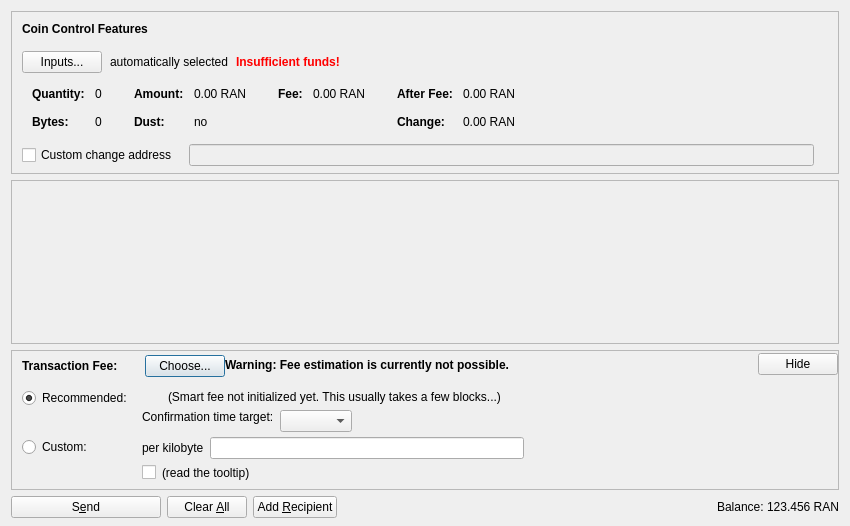
<?xml version="1.0" encoding="UTF-8"?>
<ui version="4.0">
 <class>SendCoinsDialog</class>
 <widget class="QDialog" name="SendCoinsDialog">
  <property name="geometry">
   <rect>
    <x>0</x>
    <y>0</y>
    <width>850</width>
    <height>526</height>
   </rect>
  </property>
  <property name="windowTitle">
   <string>Send Coins</string>
  </property>
  <layout class="QVBoxLayout" name="verticalLayout" stretch="0,1,0,0">
   <property name="bottomMargin">
    <number>8</number>
   </property>
   <item>
    <widget class="QFrame" name="frameCoinControl">
     <property name="sizePolicy">
      <sizepolicy hsizetype="Expanding" vsizetype="Expanding">
       <horstretch>0</horstretch>
       <verstretch>0</verstretch>
      </sizepolicy>
     </property>
     <property name="maximumSize">
      <size>
       <width>16777215</width>
       <height>16777215</height>
      </size>
     </property>
     <property name="frameShape">
      <enum>QFrame::StyledPanel</enum>
     </property>
     <property name="frameShadow">
      <enum>QFrame::Sunken</enum>
     </property>
     <layout class="QVBoxLayout" name="verticalLayoutCoinControl2">
      <property name="spacing">
       <number>0</number>
      </property>
      <property name="leftMargin">
       <number>0</number>
      </property>
      <property name="topMargin">
       <number>0</number>
      </property>
      <property name="rightMargin">
       <number>0</number>
      </property>
      <property name="bottomMargin">
       <number>6</number>
      </property>
      <item>
       <layout class="QVBoxLayout" name="verticalLayoutCoinControl" stretch="0,0,0,0,1">
        <property name="spacing">
         <number>0</number>
        </property>
        <property name="leftMargin">
         <number>10</number>
        </property>
        <property name="topMargin">
         <number>10</number>
        </property>
        <item>
         <layout class="QHBoxLayout" name="horizontalLayoutCoinControl1">
          <property name="bottomMargin">
           <number>15</number>
          </property>
          <item>
           <widget class="QLabel" name="labelCoinControlFeatures">
            <property name="sizePolicy">
             <sizepolicy hsizetype="Preferred" vsizetype="Maximum">
              <horstretch>0</horstretch>
              <verstretch>0</verstretch>
             </sizepolicy>
            </property>
            <property name="font">
             <font>
              <weight>75</weight>
              <bold>true</bold>
             </font>
            </property>
            <property name="styleSheet">
             <string notr="true">font-weight:bold;</string>
            </property>
            <property name="text">
             <string>Coin Control Features</string>
            </property>
           </widget>
          </item>
         </layout>
        </item>
        <item>
         <layout class="QHBoxLayout" name="horizontalLayoutCoinControl2" stretch="0,0,0,0">
          <property name="spacing">
           <number>8</number>
          </property>
          <property name="bottomMargin">
           <number>10</number>
          </property>
          <item>
           <widget class="QPushButton" name="pushButtonCoinControl">
            <property name="styleSheet">
             <string notr="true"/>
            </property>
            <property name="text">
             <string>Inputs...</string>
            </property>
            <property name="autoDefault">
             <bool>false</bool>
            </property>
           </widget>
          </item>
          <item>
           <widget class="QLabel" name="labelCoinControlAutomaticallySelected">
            <property name="text">
             <string>automatically selected</string>
            </property>
            <property name="margin">
             <number>5</number>
            </property>
           </widget>
          </item>
          <item>
           <widget class="QLabel" name="labelCoinControlInsuffFunds">
            <property name="font">
             <font>
              <weight>75</weight>
              <bold>true</bold>
             </font>
            </property>
            <property name="styleSheet">
             <string notr="true">color:red;font-weight:bold;</string>
            </property>
            <property name="text">
             <string>Insufficient funds!</string>
            </property>
            <property name="margin">
             <number>5</number>
            </property>
           </widget>
          </item>
          <item>
           <spacer name="horizontalSpacerCoinControl">
            <property name="orientation">
             <enum>Qt::Horizontal</enum>
            </property>
            <property name="sizeHint" stdset="0">
             <size>
              <width>40</width>
              <height>1</height>
             </size>
            </property>
           </spacer>
          </item>
         </layout>
        </item>
        <item>
         <widget class="QWidget" name="widgetCoinControl" native="true">
          <property name="sizePolicy">
           <sizepolicy hsizetype="Preferred" vsizetype="Preferred">
            <horstretch>0</horstretch>
            <verstretch>0</verstretch>
           </sizepolicy>
          </property>
          <property name="minimumSize">
           <size>
            <width>0</width>
            <height>0</height>
           </size>
          </property>
          <property name="styleSheet">
           <string notr="true"/>
          </property>
          <layout class="QHBoxLayout" name="horizontalLayoutCoinControl5">
           <property name="leftMargin">
            <number>0</number>
           </property>
           <property name="topMargin">
            <number>0</number>
           </property>
           <property name="rightMargin">
            <number>0</number>
           </property>
           <property name="bottomMargin">
            <number>0</number>
           </property>
           <item>
            <layout class="QHBoxLayout" name="horizontalLayoutCoinControl3" stretch="0,0,0,1">
             <property name="spacing">
              <number>20</number>
             </property>
             <property name="topMargin">
              <number>0</number>
             </property>
             <property name="bottomMargin">
              <number>10</number>
             </property>
             <item>
              <layout class="QFormLayout" name="formLayoutCoinControl1">
               <property name="horizontalSpacing">
                <number>10</number>
               </property>
               <property name="verticalSpacing">
                <number>14</number>
               </property>
               <property name="leftMargin">
                <number>10</number>
               </property>
               <property name="topMargin">
                <number>4</number>
               </property>
               <property name="rightMargin">
                <number>6</number>
               </property>
               <item row="0" column="0">
                <widget class="QLabel" name="labelCoinControlQuantityText">
                 <property name="font">
                  <font>
                   <weight>75</weight>
                   <bold>true</bold>
                  </font>
                 </property>
                 <property name="text">
                  <string>Quantity:</string>
                 </property>
                 <property name="margin">
                  <number>0</number>
                 </property>
                </widget>
               </item>
               <item row="0" column="1">
                <widget class="QLabel" name="labelCoinControlQuantity">
                 <property name="cursor">
                  <cursorShape>IBeamCursor</cursorShape>
                 </property>
                 <property name="contextMenuPolicy">
                  <enum>Qt::ActionsContextMenu</enum>
                 </property>
                 <property name="text">
                  <string notr="true">0</string>
                 </property>
                 <property name="margin">
                  <number>0</number>
                 </property>
                 <property name="textInteractionFlags">
                  <set>Qt::LinksAccessibleByMouse|Qt::TextSelectableByKeyboard|Qt::TextSelectableByMouse</set>
                 </property>
                </widget>
               </item>
               <item row="1" column="0">
                <widget class="QLabel" name="labelCoinControlBytesText">
                 <property name="font">
                  <font>
                   <weight>75</weight>
                   <bold>true</bold>
                  </font>
                 </property>
                 <property name="text">
                  <string>Bytes:</string>
                 </property>
                </widget>
               </item>
               <item row="1" column="1">
                <widget class="QLabel" name="labelCoinControlBytes">
                 <property name="cursor">
                  <cursorShape>IBeamCursor</cursorShape>
                 </property>
                 <property name="contextMenuPolicy">
                  <enum>Qt::ActionsContextMenu</enum>
                 </property>
                 <property name="text">
                  <string notr="true">0</string>
                 </property>
                 <property name="textInteractionFlags">
                  <set>Qt::LinksAccessibleByMouse|Qt::TextSelectableByKeyboard|Qt::TextSelectableByMouse</set>
                 </property>
                </widget>
               </item>
              </layout>
             </item>
             <item>
              <layout class="QFormLayout" name="formLayoutCoinControl2">
               <property name="horizontalSpacing">
                <number>10</number>
               </property>
               <property name="verticalSpacing">
                <number>14</number>
               </property>
               <property name="leftMargin">
                <number>6</number>
               </property>
               <property name="topMargin">
                <number>4</number>
               </property>
               <property name="rightMargin">
                <number>6</number>
               </property>
               <item row="0" column="0">
                <widget class="QLabel" name="labelCoinControlAmountText">
                 <property name="font">
                  <font>
                   <weight>75</weight>
                   <bold>true</bold>
                  </font>
                 </property>
                 <property name="text">
                  <string>Amount:</string>
                 </property>
                 <property name="margin">
                  <number>0</number>
                 </property>
                </widget>
               </item>
               <item row="0" column="1">
                <widget class="QLabel" name="labelCoinControlAmount">
                 <property name="cursor">
                  <cursorShape>IBeamCursor</cursorShape>
                 </property>
                 <property name="contextMenuPolicy">
                  <enum>Qt::ActionsContextMenu</enum>
                 </property>
                 <property name="text">
                  <string notr="true">0.00 RAN</string>
                 </property>
                 <property name="textInteractionFlags">
                  <set>Qt::LinksAccessibleByMouse|Qt::TextSelectableByKeyboard|Qt::TextSelectableByMouse</set>
                 </property>
                </widget>
               </item>
               <item row="1" column="0">
                <widget class="QLabel" name="labelCoinControlLowOutputText">
                 <property name="font">
                  <font>
                   <weight>75</weight>
                   <bold>true</bold>
                  </font>
                 </property>
                 <property name="text">
                  <string>Dust:</string>
                 </property>
                </widget>
               </item>
               <item row="1" column="1">
                <widget class="QLabel" name="labelCoinControlLowOutput">
                 <property name="cursor">
                  <cursorShape>IBeamCursor</cursorShape>
                 </property>
                 <property name="contextMenuPolicy">
                  <enum>Qt::ActionsContextMenu</enum>
                 </property>
                 <property name="text">
                  <string notr="true">no</string>
                 </property>
                 <property name="textInteractionFlags">
                  <set>Qt::LinksAccessibleByMouse|Qt::TextSelectableByKeyboard|Qt::TextSelectableByMouse</set>
                 </property>
                </widget>
               </item>
              </layout>
             </item>
             <item>
              <layout class="QFormLayout" name="formLayoutCoinControl3">
               <property name="horizontalSpacing">
                <number>10</number>
               </property>
               <property name="verticalSpacing">
                <number>14</number>
               </property>
               <property name="leftMargin">
                <number>6</number>
               </property>
               <property name="topMargin">
                <number>4</number>
               </property>
               <property name="rightMargin">
                <number>6</number>
               </property>
               <item row="0" column="0">
                <widget class="QLabel" name="labelCoinControlFeeText">
                 <property name="font">
                  <font>
                   <weight>75</weight>
                   <bold>true</bold>
                  </font>
                 </property>
                 <property name="text">
                  <string>Fee:</string>
                 </property>
                 <property name="margin">
                  <number>0</number>
                 </property>
                </widget>
               </item>
               <item row="0" column="1">
                <widget class="QLabel" name="labelCoinControlFee">
                 <property name="cursor">
                  <cursorShape>IBeamCursor</cursorShape>
                 </property>
                 <property name="contextMenuPolicy">
                  <enum>Qt::ActionsContextMenu</enum>
                 </property>
                 <property name="text">
                  <string notr="true">0.00 RAN</string>
                 </property>
                 <property name="textInteractionFlags">
                  <set>Qt::LinksAccessibleByMouse|Qt::TextSelectableByKeyboard|Qt::TextSelectableByMouse</set>
                 </property>
                </widget>
               </item>
              </layout>
             </item>
             <item>
              <layout class="QFormLayout" name="formLayoutCoinControl4">
               <property name="horizontalSpacing">
                <number>10</number>
               </property>
               <property name="verticalSpacing">
                <number>14</number>
               </property>
               <property name="leftMargin">
                <number>6</number>
               </property>
               <property name="topMargin">
                <number>4</number>
               </property>
               <property name="rightMargin">
                <number>6</number>
               </property>
               <item row="0" column="0">
                <widget class="QLabel" name="labelCoinControlAfterFeeText">
                 <property name="font">
                  <font>
                   <weight>75</weight>
                   <bold>true</bold>
                  </font>
                 </property>
                 <property name="text">
                  <string>After Fee:</string>
                 </property>
                 <property name="margin">
                  <number>0</number>
                 </property>
                </widget>
               </item>
               <item row="0" column="1">
                <widget class="QLabel" name="labelCoinControlAfterFee">
                 <property name="cursor">
                  <cursorShape>IBeamCursor</cursorShape>
                 </property>
                 <property name="contextMenuPolicy">
                  <enum>Qt::ActionsContextMenu</enum>
                 </property>
                 <property name="text">
                  <string notr="true">0.00 RAN</string>
                 </property>
                 <property name="textInteractionFlags">
                  <set>Qt::LinksAccessibleByMouse|Qt::TextSelectableByKeyboard|Qt::TextSelectableByMouse</set>
                 </property>
                </widget>
               </item>
               <item row="1" column="0">
                <widget class="QLabel" name="labelCoinControlChangeText">
                 <property name="font">
                  <font>
                   <weight>75</weight>
                   <bold>true</bold>
                  </font>
                 </property>
                 <property name="text">
                  <string>Change:</string>
                 </property>
                </widget>
               </item>
               <item row="1" column="1">
                <widget class="QLabel" name="labelCoinControlChange">
                 <property name="cursor">
                  <cursorShape>IBeamCursor</cursorShape>
                 </property>
                 <property name="contextMenuPolicy">
                  <enum>Qt::ActionsContextMenu</enum>
                 </property>
                 <property name="text">
                  <string notr="true">0.00 RAN</string>
                 </property>
                 <property name="textInteractionFlags">
                  <set>Qt::LinksAccessibleByMouse|Qt::TextSelectableByKeyboard|Qt::TextSelectableByMouse</set>
                 </property>
                </widget>
               </item>
              </layout>
             </item>
            </layout>
           </item>
          </layout>
         </widget>
        </item>
        <item>
         <layout class="QHBoxLayout" name="horizontalLayoutCoinControl4" stretch="0,0,0">
          <property name="spacing">
           <number>12</number>
          </property>
          <property name="sizeConstraint">
           <enum>QLayout::SetDefaultConstraint</enum>
          </property>
          <property name="topMargin">
           <number>5</number>
          </property>
          <property name="rightMargin">
           <number>5</number>
          </property>
          <item>
           <widget class="QCheckBox" name="checkBoxCoinControlChange">
            <property name="toolTip">
             <string>If this is activated, but the change address is empty or invalid, change will be sent to a newly generated address.</string>
            </property>
            <property name="text">
             <string>Custom change address</string>
            </property>
           </widget>
          </item>
          <item>
           <widget class="QValidatedLineEdit" name="lineEditCoinControlChange">
            <property name="enabled">
             <bool>false</bool>
            </property>
            <property name="sizePolicy">
             <sizepolicy hsizetype="Expanding" vsizetype="Fixed">
              <horstretch>0</horstretch>
              <verstretch>0</verstretch>
             </sizepolicy>
            </property>
           </widget>
          </item>
          <item>
           <widget class="QLabel" name="labelCoinControlChangeLabel">
            <property name="sizePolicy">
             <sizepolicy hsizetype="Preferred" vsizetype="Expanding">
              <horstretch>0</horstretch>
              <verstretch>0</verstretch>
             </sizepolicy>
            </property>
            <property name="minimumSize">
             <size>
              <width>0</width>
              <height>0</height>
             </size>
            </property>
            <property name="text">
             <string/>
            </property>
            <property name="margin">
             <number>3</number>
            </property>
           </widget>
          </item>
         </layout>
        </item>
        <item>
         <spacer name="verticalSpacerCoinControl">
          <property name="orientation">
           <enum>Qt::Vertical</enum>
          </property>
          <property name="sizeHint" stdset="0">
           <size>
            <width>800</width>
            <height>1</height>
           </size>
          </property>
         </spacer>
        </item>
       </layout>
      </item>
     </layout>
    </widget>
   </item>
   <item>
    <widget class="QScrollArea" name="scrollArea">
     <property name="widgetResizable">
      <bool>true</bool>
     </property>
     <widget class="QWidget" name="scrollAreaWidgetContents">
      <property name="geometry">
       <rect>
        <x>0</x>
        <y>0</y>
        <width>830</width>
        <height>104</height>
       </rect>
      </property>
      <layout class="QVBoxLayout" name="verticalLayout_2" stretch="0,1">
       <property name="leftMargin">
        <number>0</number>
       </property>
       <property name="topMargin">
        <number>0</number>
       </property>
       <property name="rightMargin">
        <number>0</number>
       </property>
       <property name="bottomMargin">
        <number>0</number>
       </property>
       <item>
        <layout class="QVBoxLayout" name="entries">
         <property name="spacing">
          <number>6</number>
         </property>
        </layout>
       </item>
       <item>
        <spacer name="verticalSpacer">
         <property name="orientation">
          <enum>Qt::Vertical</enum>
         </property>
         <property name="sizeHint" stdset="0">
          <size>
           <width>20</width>
           <height>40</height>
          </size>
         </property>
        </spacer>
       </item>
      </layout>
     </widget>
    </widget>
   </item>
   <item>
    <widget class="QFrame" name="frameFee">
     <property name="sizePolicy">
      <sizepolicy hsizetype="Expanding" vsizetype="Expanding">
       <horstretch>0</horstretch>
       <verstretch>0</verstretch>
      </sizepolicy>
     </property>
     <property name="maximumSize">
      <size>
       <width>16777215</width>
       <height>16777215</height>
      </size>
     </property>
     <property name="frameShape">
      <enum>QFrame::StyledPanel</enum>
     </property>
     <property name="frameShadow">
      <enum>QFrame::Sunken</enum>
     </property>
     <layout class="QVBoxLayout" name="verticalLayoutFee1">
      <property name="spacing">
       <number>0</number>
      </property>
      <property name="leftMargin">
       <number>0</number>
      </property>
      <property name="topMargin">
       <number>0</number>
      </property>
      <property name="rightMargin">
       <number>0</number>
      </property>
      <property name="bottomMargin">
       <number>0</number>
      </property>
      <item>
       <layout class="QVBoxLayout" name="verticalLayoutFee2" stretch="0,0,0">
        <property name="spacing">
         <number>0</number>
        </property>
        <property name="leftMargin">
         <number>10</number>
        </property>
        <property name="topMargin">
         <number>0</number>
        </property>
        <item>
         <layout class="QHBoxLayout" name="horizontalLayoutFee1">
          <property name="bottomMargin">
           <number>0</number>
          </property>
          <item>
           <layout class="QVBoxLayout" name="verticalLayoutFee7">
            <property name="spacing">
             <number>0</number>
            </property>
            <item>
             <spacer name="verticalSpacerSmartFee">
              <property name="orientation">
               <enum>Qt::Vertical</enum>
              </property>
              <property name="sizeType">
               <enum>QSizePolicy::Fixed</enum>
              </property>
              <property name="sizeHint" stdset="0">
               <size>
                <width>1</width>
                <height>4</height>
               </size>
              </property>
             </spacer>
            </item>
            <item>
             <layout class="QHBoxLayout" name="horizontalLayoutSmartFee">
              <property name="spacing">
               <number>10</number>
              </property>
              <item>
               <widget class="QLabel" name="labelFeeHeadline">
                <property name="sizePolicy">
                 <sizepolicy hsizetype="Preferred" vsizetype="Maximum">
                  <horstretch>0</horstretch>
                  <verstretch>0</verstretch>
                 </sizepolicy>
                </property>
                <property name="font">
                 <font>
                  <weight>75</weight>
                  <bold>true</bold>
                 </font>
                </property>
                <property name="styleSheet">
                 <string notr="true">font-weight:bold;</string>
                </property>
                <property name="text">
                 <string>Transaction Fee:</string>
                </property>
               </widget>
              </item>
              <item>
               <widget class="QLabel" name="labelFeeMinimized">
                <property name="text">
                 <string/>
                </property>
               </widget>
              </item>
              <item>
               <widget class="QPushButton" name="buttonChooseFee">
                <property name="text">
                 <string>Choose...</string>
                </property>
               </widget>
              </item>
             </layout>
            </item>
            <item>
             <spacer name="verticalSpacer_5">
              <property name="orientation">
               <enum>Qt::Vertical</enum>
              </property>
              <property name="sizeHint" stdset="0">
               <size>
                <width>1</width>
                <height>1</height>
               </size>
              </property>
             </spacer>
            </item>
           </layout>
          </item>
          <item>
           <widget class="QLabel" name="fallbackFeeWarningLabel">
            <property name="toolTip">
             <string>Using the fallbackfee can result in sending a transaction that will take several hours or days (or never) to confirm. Consider choosing your fee manually or wait until you have validated the complete chain.</string>
            </property>
            <property name="font">
            <font>
                <weight>75</weight>
                <bold>true</bold>
            </font>
            </property>
            <property name="text">
             <string>Warning: Fee estimation is currently not possible.</string>
            </property>
            <property name="wordWrap">
             <bool>false</bool>
            </property>
           </widget>
          </item>
          <item>
           <spacer name="horizontalSpacer_4">
            <property name="orientation">
             <enum>Qt::Horizontal</enum>
            </property>
            <property name="sizeType">
             <enum>QSizePolicy::MinimumExpanding</enum>
            </property>
            <property name="sizeHint" stdset="0">
             <size>
              <width>40</width>
              <height>20</height>
             </size>
            </property>
           </spacer>
          </item>
          <item>
           <widget class="QPushButton" name="buttonMinimizeFee">
            <property name="toolTip">
             <string>collapse fee-settings</string>
            </property>
            <property name="text">
             <string>Hide</string>
            </property>
           </widget>
          </item>
         </layout>
        </item>
        <item>
         <widget class="QFrame" name="frameFeeSelection">
          <layout class="QVBoxLayout" name="verticalLayoutFee12">
           <property name="spacing">
            <number>0</number>
           </property>
           <property name="leftMargin">
            <number>0</number>
           </property>
           <property name="topMargin">
            <number>0</number>
           </property>
           <property name="rightMargin">
            <number>0</number>
           </property>
           <property name="bottomMargin">
            <number>0</number>
           </property>
           <item>
            <layout class="QGridLayout" name="gridLayoutFee">
             <property name="topMargin">
              <number>10</number>
             </property>
             <property name="bottomMargin">
              <number>4</number>
             </property>
             <property name="horizontalSpacing">
              <number>10</number>
             </property>
             <property name="verticalSpacing">
              <number>4</number>
             </property>
             <item row="1" column="1">
              <layout class="QVBoxLayout" name="verticalLayoutFee8">
               <property name="spacing">
                <number>6</number>
               </property>
               <item>
                <layout class="QHBoxLayout" name="horizontalLayoutFee13">
                 <item>
                  <widget class="QLabel" name="labelCustomPerKilobyte">
                   <property name="toolTip">
                    <string>If the custom fee is set to 1000 satoshis and the transaction is only 250 bytes, then &quot;per kilobyte&quot; only pays 250 satoshis in fee, while &quot;total at least&quot; pays 1000 satoshis. For transactions bigger than a kilobyte both pay by kilobyte.</string>
                   </property>
                   <property name="text">
                    <string>per kilobyte</string>
                   </property>
                  </widget>
                 </item>
                 <item>
                  <widget class="BitcoinAmountField" name="customFee"/>
                 </item>
                 <item>
                  <spacer name="horizontalSpacer_6">
                   <property name="orientation">
                    <enum>Qt::Horizontal</enum>
                   </property>
                   <property name="sizeHint" stdset="0">
                    <size>
                     <width>1</width>
                     <height>1</height>
                    </size>
                   </property>
                  </spacer>
                 </item>
                </layout>
               </item>
               <item>
                <layout class="QHBoxLayout" name="horizontalLayoutFee8">
                 <item>
                  <widget class="QCheckBox" name="checkBoxMinimumFee">
                   <property name="toolTip">
                    <string>Paying only the minimum fee is just fine as long as there is less transaction volume than space in the blocks. But be aware that this can end up in a never confirming transaction once there is more demand for riancoin transactions than the network can process.</string>
                   </property>
                   <property name="text">
                    <string/>
                   </property>
                  </widget>
                 </item>
                 <item>
                  <widget class="QLabel" name="labelMinFeeWarning">
                   <property name="enabled">
                    <bool>true</bool>
                   </property>
                   <property name="toolTip">
                    <string>Paying only the minimum fee is just fine as long as there is less transaction volume than space in the blocks. But be aware that this can end up in a never confirming transaction once there is more demand for riancoin transactions than the network can process.</string>
                   </property>
                   <property name="text">
                    <string>(read the tooltip)</string>
                   </property>
                   <property name="margin">
                    <number>5</number>
                   </property>
                  </widget>
                 </item>
                 <item>
                  <spacer name="horizontalSpacer_2">
                   <property name="orientation">
                    <enum>Qt::Horizontal</enum>
                   </property>
                   <property name="sizeHint" stdset="0">
                    <size>
                     <width>1</width>
                     <height>1</height>
                    </size>
                   </property>
                  </spacer>
                 </item>
                </layout>
               </item>
              </layout>
             </item>
             <item row="0" column="0">
              <layout class="QVBoxLayout" name="verticalLayoutFee4" stretch="0,1">
               <item>
                <widget class="QRadioButton" name="radioSmartFee">
                 <property name="text">
                  <string>Recommended:</string>
                 </property>
                 <property name="checked">
                  <bool>true</bool>
                 </property>
                 <attribute name="buttonGroup">
                  <string notr="true">groupFee</string>
                 </attribute>
                </widget>
               </item>
               <item>
                <spacer name="verticalSpacer_2">
                 <property name="orientation">
                  <enum>Qt::Vertical</enum>
                 </property>
                 <property name="sizeHint" stdset="0">
                  <size>
                   <width>1</width>
                   <height>1</height>
                  </size>
                 </property>
                </spacer>
               </item>
              </layout>
             </item>
             <item row="1" column="0">
              <layout class="QVBoxLayout" name="verticalLayoutFee9" stretch="0,1">
               <item>
                <widget class="QRadioButton" name="radioCustomFee">
                 <property name="text">
                  <string>Custom:</string>
                 </property>
                 <attribute name="buttonGroup">
                  <string notr="true">groupFee</string>
                 </attribute>
                </widget>
               </item>
               <item>
                <spacer name="verticalSpacer_6">
                 <property name="orientation">
                  <enum>Qt::Vertical</enum>
                 </property>
                 <property name="sizeHint" stdset="0">
                  <size>
                   <width>1</width>
                   <height>1</height>
                  </size>
                 </property>
                </spacer>
               </item>
              </layout>
             </item>
             <item row="0" column="1">
              <layout class="QVBoxLayout" name="verticalLayoutFee3" stretch="0,0,1">
               <property name="spacing">
                <number>6</number>
               </property>
               <property name="topMargin">
                <number>2</number>
               </property>
               <item>
                <layout class="QHBoxLayout" name="horizontalLayoutFee12">
                 <item>
                  <widget class="QLabel" name="labelSmartFee">
                   <property name="text">
                    <string/>
                   </property>
                   <property name="margin">
                    <number>2</number>
                   </property>
                  </widget>
                 </item>
                 <item>
                  <widget class="QLabel" name="labelFeeEstimation">
                   <property name="text">
                    <string/>
                   </property>
                  </widget>
                 </item>
                 <item>
                  <widget class="QLabel" name="labelSmartFee2">
                   <property name="text">
                    <string>(Smart fee not initialized yet. This usually takes a few blocks...)</string>
                   </property>
                   <property name="margin">
                    <number>2</number>
                   </property>
                  </widget>
                 </item>
                 <item>
                  <spacer name="horizontalSpacer_5">
                   <property name="orientation">
                    <enum>Qt::Horizontal</enum>
                   </property>
                   <property name="sizeHint" stdset="0">
                    <size>
                     <width>1</width>
                     <height>1</height>
                    </size>
                   </property>
                  </spacer>
                 </item>
                </layout>
               </item>
               <item>
                <layout class="QHBoxLayout" name="horizontalLayoutFee9">
                 <item>
                  <layout class="QVBoxLayout" name="verticalLayoutFee6">
                   <item>
                    <widget class="QLabel" name="labelSmartFee3">
                     <property name="text">
                      <string>Confirmation time target:</string>
                     </property>
                     <property name="margin">
                      <number>2</number>
                     </property>
                    </widget>
                   </item>
                   <item>
                    <spacer name="verticalSpacer_3">
                     <property name="orientation">
                      <enum>Qt::Vertical</enum>
                     </property>
                     <property name="sizeHint" stdset="0">
                      <size>
                       <width>1</width>
                       <height>1</height>
                      </size>
                     </property>
                    </spacer>
                   </item>
                  </layout>
                 </item>
                 <item>
                  <layout class="QVBoxLayout" name="verticalLayoutFee5">
                   <property name="rightMargin">
                    <number>30</number>
                   </property>
                   <item>
                    <layout class="QHBoxLayout" name="horizontalLayoutConfTarget">
                     <property name="bottomMargin">
                      <number>0</number>
                     </property>
                     <item>
                      <widget class="QComboBox" name="confTargetSelector"/>
                     </item>
                     <item>
                      <spacer name="horizontalSpacerConfTarget">
                       <property name="orientation">
                        <enum>Qt::Horizontal</enum>
                       </property>
                       <property name="sizeHint" stdset="0">
                        <size>
                         <width>40</width>
                         <height>20</height>
                        </size>
                       </property>
                      </spacer>
                     </item>
                    </layout>
                   </item>
                  </layout>
                 </item>
                </layout>
               </item>
               <item>
                <spacer name="verticalSpacer_4">
                 <property name="orientation">
                  <enum>Qt::Vertical</enum>
                 </property>
                 <property name="sizeHint" stdset="0">
                  <size>
                   <width>1</width>
                   <height>1</height>
                  </size>
                 </property>
                </spacer>
               </item>
              </layout>
             </item>
            </layout>
           </item>
          </layout>
         </widget>
        </item>
        <item>
         <spacer name="verticalSpacerFee">
          <property name="orientation">
           <enum>Qt::Vertical</enum>
          </property>
          <property name="sizeHint" stdset="0">
           <size>
            <width>40</width>
            <height>5</height>
           </size>
          </property>
         </spacer>
        </item>
       </layout>
      </item>
     </layout>
    </widget>
   </item>
   <item>
    <layout class="QHBoxLayout" name="horizontalLayout">
     <item>
      <widget class="QPushButton" name="sendButton">
       <property name="minimumSize">
        <size>
         <width>150</width>
         <height>0</height>
        </size>
       </property>
       <property name="toolTip">
        <string>Confirm the send action</string>
       </property>
       <property name="text">
        <string>S&amp;end</string>
       </property>
       <property name="icon">
        <iconset resource="../bitcoin.qrc">
         <normaloff>:/icons/send</normaloff>:/icons/send</iconset>
       </property>
       <property name="autoDefault">
        <bool>false</bool>
       </property>
       <property name="default">
        <bool>false</bool>
       </property>
      </widget>
     </item>
     <item>
      <widget class="QPushButton" name="clearButton">
       <property name="sizePolicy">
        <sizepolicy hsizetype="Minimum" vsizetype="Fixed">
         <horstretch>0</horstretch>
         <verstretch>0</verstretch>
        </sizepolicy>
       </property>
       <property name="toolTip">
        <string>Clear all fields of the form.</string>
       </property>
       <property name="text">
        <string>Clear &amp;All</string>
       </property>
       <property name="icon">
        <iconset resource="../bitcoin.qrc">
         <normaloff>:/icons/remove</normaloff>:/icons/remove</iconset>
       </property>
       <property name="autoDefault">
        <bool>false</bool>
       </property>
      </widget>
     </item>
     <item>
      <widget class="QPushButton" name="addButton">
       <property name="toolTip">
        <string>Send to multiple recipients at once</string>
       </property>
       <property name="text">
        <string>Add &amp;Recipient</string>
       </property>
       <property name="icon">
        <iconset resource="../bitcoin.qrc">
         <normaloff>:/icons/add</normaloff>:/icons/add</iconset>
       </property>
       <property name="autoDefault">
        <bool>false</bool>
       </property>
      </widget>
     </item>
     <item>
      <spacer name="horizontalSpacer">
       <property name="orientation">
        <enum>Qt::Horizontal</enum>
       </property>
       <property name="sizeHint" stdset="0">
        <size>
         <width>40</width>
         <height>20</height>
        </size>
       </property>
      </spacer>
     </item>
     <item>
      <layout class="QHBoxLayout" name="horizontalLayout_2">
       <property name="spacing">
        <number>3</number>
       </property>
       <item>
        <widget class="QLabel" name="label">
         <property name="sizePolicy">
          <sizepolicy hsizetype="Preferred" vsizetype="Fixed">
           <horstretch>0</horstretch>
           <verstretch>0</verstretch>
          </sizepolicy>
         </property>
         <property name="text">
          <string>Balance:</string>
         </property>
        </widget>
       </item>
       <item>
        <widget class="QLabel" name="labelBalance">
         <property name="sizePolicy">
          <sizepolicy hsizetype="Preferred" vsizetype="Fixed">
           <horstretch>0</horstretch>
           <verstretch>0</verstretch>
          </sizepolicy>
         </property>
         <property name="cursor">
          <cursorShape>IBeamCursor</cursorShape>
         </property>
         <property name="text">
          <string notr="true">123.456 RAN</string>
         </property>
         <property name="textInteractionFlags">
          <set>Qt::LinksAccessibleByMouse|Qt::TextSelectableByKeyboard|Qt::TextSelectableByMouse</set>
         </property>
        </widget>
       </item>
      </layout>
     </item>
    </layout>
   </item>
  </layout>
 </widget>
 <customwidgets>
  <customwidget>
   <class>QValidatedLineEdit</class>
   <extends>QLineEdit</extends>
   <header>qt/qvalidatedlineedit.h</header>
  </customwidget>
  <customwidget>
   <class>BitcoinAmountField</class>
   <extends>QLineEdit</extends>
   <header>qt/bitcoinamountfield.h</header>
   <container>1</container>
  </customwidget>
 </customwidgets>
 <resources>
  <include location="../bitcoin.qrc"/>
 </resources>
 <connections/>
 <buttongroups>
  <buttongroup name="groupFee"/>
 </buttongroups>
</ui>
